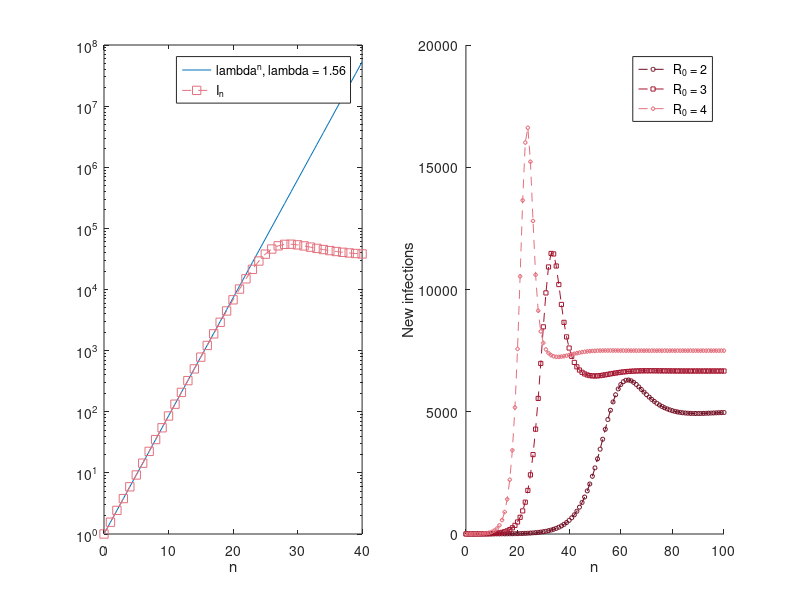

This figure's MATLAB source:
% Fig. 2.18: Initial phase of the epidemic and new infections (book, Section 2.4, Eq. 2.21 and 2.20)
% left: I_n in scenario B on a logarithmic scale with the growth factor lambda = 1 + (gamma + alpha)(R_0 - 1);
% right: new infections beta S_n I_n per time step for R_0 = 2, 3, 4 (I_0 = 1, alpha = gamma = 0.1)
% (c) 2026 Philipp Kügler · Program for the book "Dynamical Systems in the Life Sciences" · MIT License (see LICENSE)
N = 100000; alpha = 0.1; gamma = 0.1;

% left: scenario B
beta = 7.6e-6; M = 40;
S = zeros(1, M + 1); I = zeros(1, M + 1); S(1) = N - 1; I(1) = 1;
for k = 1:M
    S(k + 1) = S(k) - beta * S(k) * I(k) + alpha * (N - S(k));
    I(k + 1) = I(k) + beta * S(k) * I(k) - (gamma + alpha) * I(k);
end
lam = 1 + (gamma + alpha) * (beta * N / (gamma + alpha) - 1);
fprintf('initial growth factor: lambda = %.2f;  I_10 = %.1f,  lambda^10 = %.1f\n', lam, I(11), lam^10);
n = 0:M;
subplot(1, 2, 1);
semilogy(n, lam.^n, 'Color', [0 0.447 0.741]); hold on
semilogy(n, I, 's--', 'Color', [0.89 0.44 0.49]); hold off
xlabel('n'); legend(sprintf('lambda^n, lambda = %.2f', lam), 'I_n');

% right: new infections for R_0 = 2, 3, 4
subplot(1, 2, 2); hold on
rot = [0.43 0.04 0.12; 0.64 0.08 0.18; 0.89 0.44 0.49]; marker = 'osd';
M = 100;
for j = 1:3
    R0 = j + 1;
    beta = R0 * (gamma + alpha) / N;
    S = zeros(1, M + 1); I = zeros(1, M + 1); S(1) = N - 1; I(1) = 1;
    for k = 1:M
        S(k + 1) = S(k) - beta * S(k) * I(k) + alpha * (N - S(k));
        I(k + 1) = I(k) + beta * S(k) * I(k) - (gamma + alpha) * I(k);
    end
    neu = beta * S .* I;
    plot(0:M, neu, ['--' marker(j)], 'Color', rot(j, :), 'MarkerSize', 3, 'DisplayName', sprintf('R_0 = %d', R0));
    [m, im] = max(neu);
    fprintf('R_0 = %d: at most %.0f new infections in step n = %d\n', R0, m, im - 1);
end
hold off; xlabel('n'); ylabel('New infections'); legend('show');
